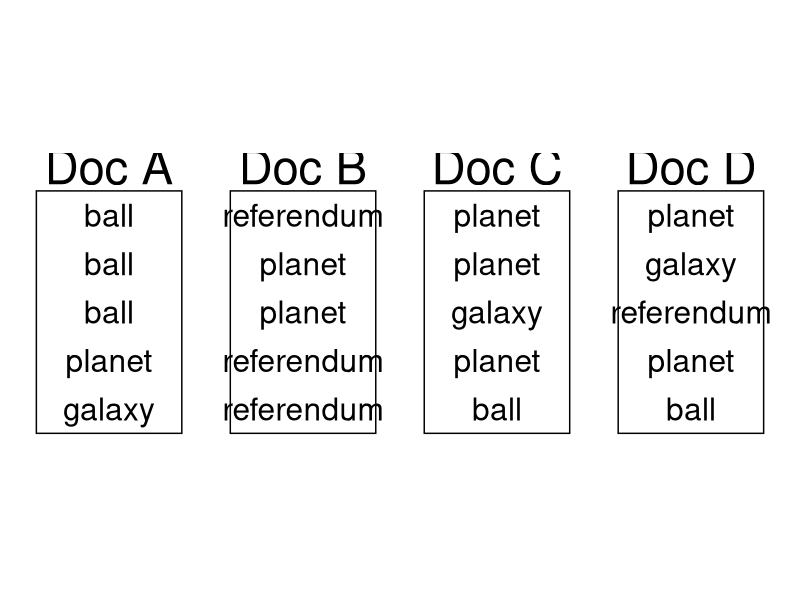
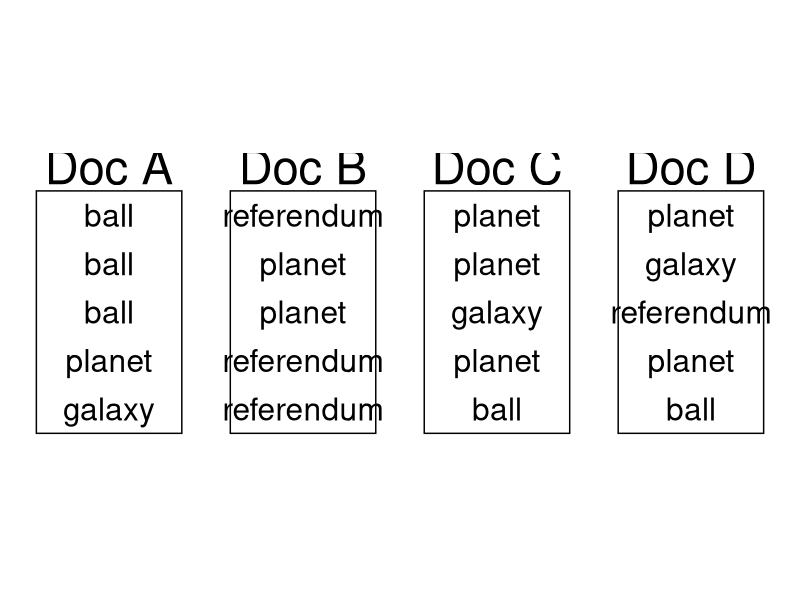
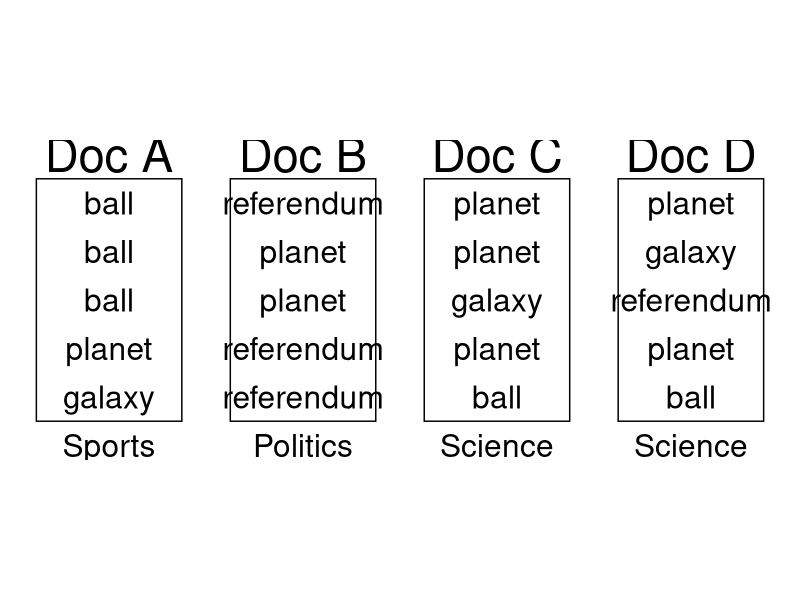
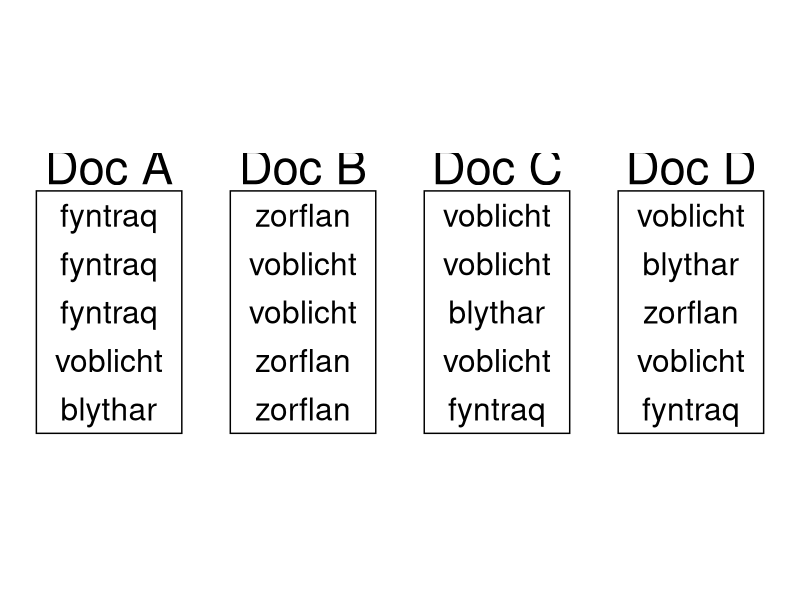
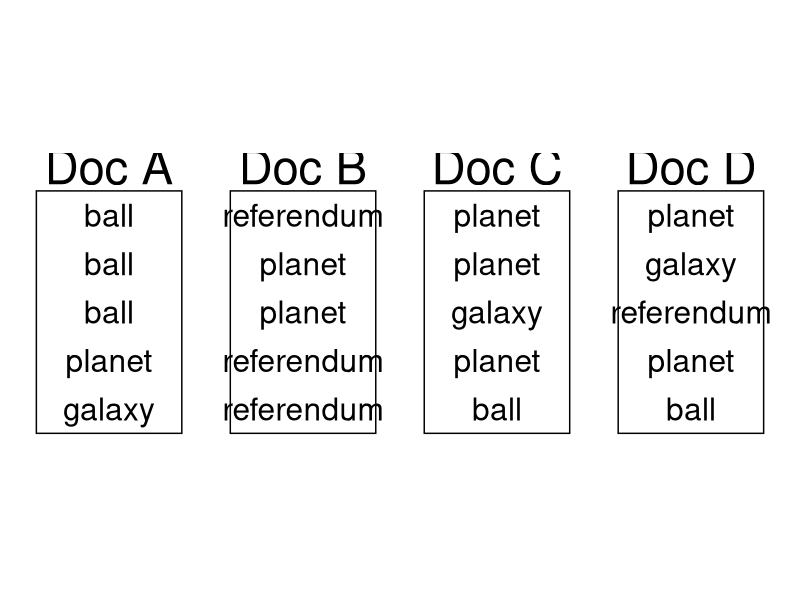
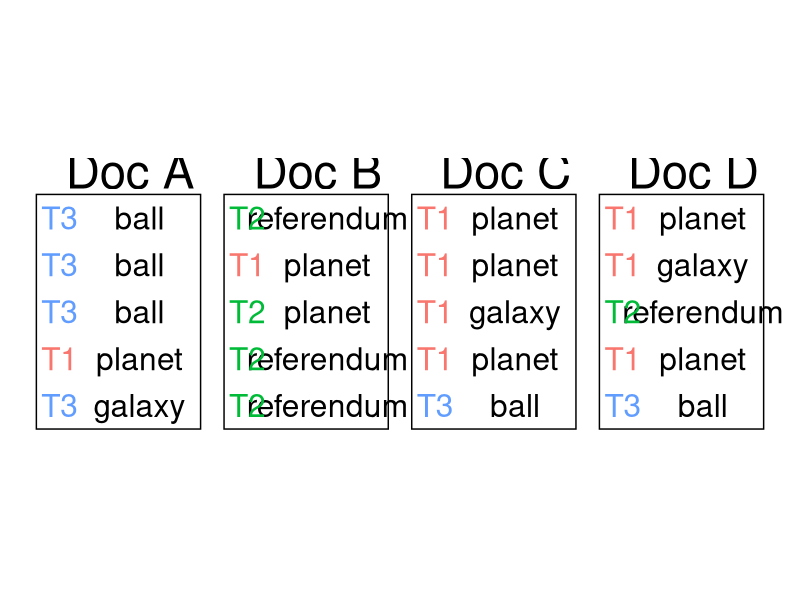
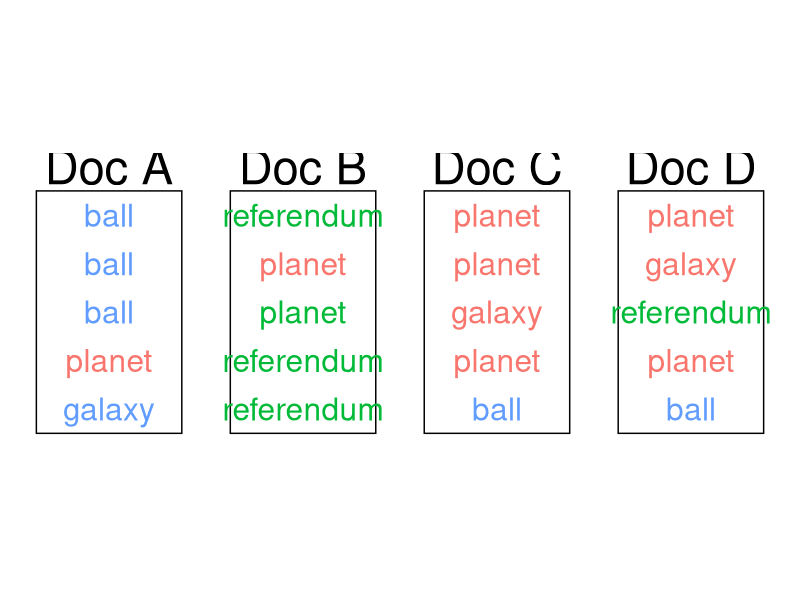
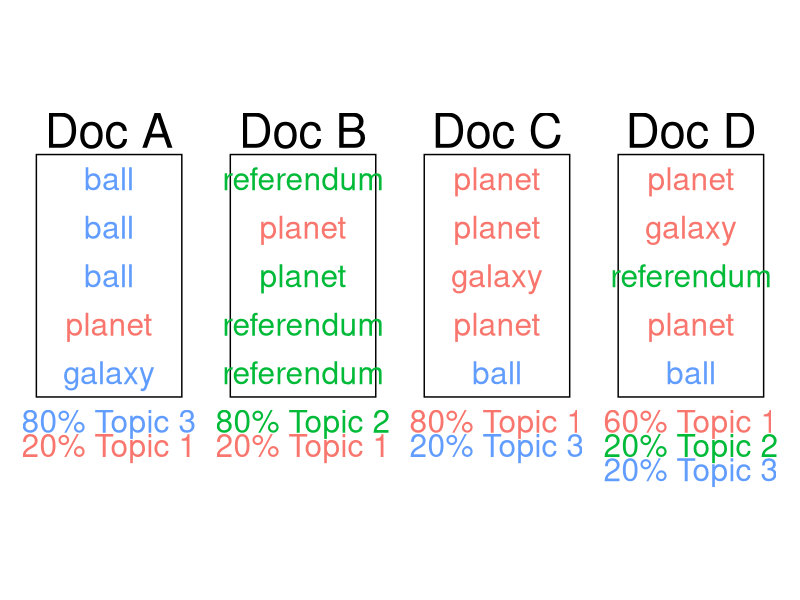

These charts were generated, in order, by the following R code:
## ---- chunk 1
library(tidyverse)
## ---- chunk 2
#| echo: false
# Data for rectangles

xmin <- c(1, 5, 9, 13)
xmax <- c(4, 8, 12, 16)
ymin <- c(1, 1, 1, 1)
ymax <- c(6, 6, 6, 6)

rectangles <- data.frame(
  xmin = xmin,
  xmax = xmax,
  ymin = ymin,
  ymax = ymax,
  group = c("Doc A", "Doc B", "Doc C", "Doc D"),
  group1 = c("Sports", "Politics", "Science", "Science"),
  group2 = c("80% Topic 3", "80% Topic 2", "80% Topic 1", "60% Topic 1"),
  topic2 = c("T3", "T2", "T1", "T1"),
  group3 = c("20% Topic 1", "20% Topic 1", "20% Topic 3", "20% Topic 2"),
  topic3 = c("T1", "T1", "T3", "T2"),
  group4 = c("", "", "", "20% Topic 3"),
  topic4 = c("T1", "T1", "T3", "T3")
)

#<span style="color:#f47c70">Topic 1</span> , <span style="color:#14bc44">Topic 2</span>, <span style="color:#689cfc">Topic 3</span>

# Data for words
words <- data.frame(
  group = rep(c("A", "B", "C", "D"), each = 5),
  x = rep((xmin + xmax)/2, each = 5),  # Center of each rectangle
  y = rep(seq(ymax[1] - 0.5, ymin[1] + 0.5, length.out = 5), 4),  # Adjust vertical positions for words
  word = rep(c("ball", "ball", "ball", "planet", "galaxy",
               "referendum", "planet", "planet", "referendum", "referendum",
               "planet", "planet", "galaxy", "planet", "ball",
               "planet", "galaxy", "referendum", "planet", "ball")),
  gibberish = rep(c("fyntraq", "fyntraq", "fyntraq", "voblicht", "blythar",
               "zorflan", "voblicht", "voblicht", "zorflan", "zorflan",
               "voblicht", "voblicht", "blythar", "voblicht", "fyntraq",
               "voblicht", "blythar", "zorflan", "voblicht", "fyntraq")),
  topic1 = c("T3", "T3", "T3", "T1", "T3",
              "T2", "T1", "T2", "T2", "T2",
              "T1", "T1", "T1", "T1", "T3",
              "T1", "T1", "T2", "T1", "T3"),
  words2 = c(rep("planet", 8),
             rep("referendum", 4),
             rep("ball", 5),
             rep("galaxy", 3)),
  topic2 = c(rep("T3", 2), "T2", rep("T3",5),
             rep("T2", 4),
             rep("T1", 5),
             "T1", rep("T3", 2)),
  x2 = rep((xmin + xmax)/2, c(8, 4, 5, 3)),  # Center of each rectangle
  y2 = c(seq(ymax[1] - 0.5, ymin[1] + 0.5, length.out = 8),
         seq(ymax[1] - 0.5, ymin[1] + 0.5, length.out = 4),
         seq(ymax[1] - 0.5, ymin[1] + 0.5, length.out = 5),
         seq(ymax[1] - 0.5, ymin[1] + 0.5, length.out = 3)),
  topic3 = c("T3", "T1", "T1", "T3", "T3",
             "T2", "T3", "T3", "T2", "T3",
             "T3", "T1", "T3", "T2", "T2",
             "T3", "T1", "T2", "T3", "T1")
)

# Create the plot
ggplot() +
  geom_rect(data = rectangles, 
            aes(xmin = xmin, xmax = xmax, ymin = ymin, ymax = ymax),
            color = "black", fill = "white") +
  geom_text(data = words, aes(x = x, y = y, label = word), size = 8) +
  geom_text(data = rectangles, aes(x = (xmin + xmax) / 2, y = ymax + 0.5,
            label = group), size = 12) + 
  coord_fixed() +  
  theme_void() 
## ---- chunk 3
#| echo: false

ggplot() +
  geom_rect(data = rectangles, 
            aes(xmin = xmin, xmax = xmax, ymin = ymin, ymax = ymax),
            color = "black", fill = "white") +
  geom_text(data = words, aes(x = x, y = y, label = word), size = 8) +
  geom_text(data = rectangles, aes(x = (xmin + xmax) / 2, y = ymax + 0.5,
            label = group), size = 12) + 
  coord_fixed() +  
  theme_void() 
## ---- chunk 4
#| echo: false

ggplot() +
  geom_rect(data = rectangles, 
            aes(xmin = xmin, xmax = xmax, ymin = ymin, ymax = ymax),
            color = "black", fill = "white") +
  geom_text(data = words, aes(x = x, y = y, label = word), size = 8) +
  geom_text(data = rectangles, 
            aes(x = (xmin + xmax) / 2, 
                y = ymax + 0.5,
                label = group), size = 12) + 
  geom_text(data = rectangles, 
            aes(x = (xmin + xmax) / 2, 
                y = ymin - 0.5,
                label = group1), size = 8)  + 
  coord_fixed() +  
  theme_void()
## ---- chunk 5
#| echo: false

ggplot() +
  geom_rect(data = rectangles, 
            aes(xmin = xmin, xmax = xmax, ymin = ymin, ymax = ymax),
            color = "black", fill = "white") +
  geom_text(data = words, 
            aes(x = x, y = y, 
                label = gibberish), size = 8) +
  geom_text(data = rectangles, 
            aes(x = (xmin + xmax) / 2, 
                y = ymax + 0.5,
                label = group), size = 12) + 
  coord_fixed() +  
  theme_void()
## ---- chunk 6
#| echo: false

ggplot() +
  geom_rect(data = rectangles, 
            aes(xmin = xmin, xmax = xmax, 
                ymin = ymin, ymax = ymax),
            color = "black", fill = "white") +
  geom_text(data = words, 
            aes(x = x, y = y, 
                label = word), size = 8) +
  geom_text(data = rectangles, 
            aes(x = (xmin + xmax) / 2, 
                y = ymax + 0.5,
                label = group), size = 12) + 
  coord_fixed() +  
  theme_void()  
## ---- chunk 7
#| echo: false

ggplot() +
  geom_rect(data = rectangles, 
            aes(xmin = xmin-.5, xmax = xmax, 
                ymin = ymin, ymax = ymax),
            color = "black", fill = "white") +
  geom_text(data = words, 
            aes(x = x + .2, y = y, 
                label = word), size = 8) +
  geom_text(data = words, 
            aes(x = x - 1.5, y = y, 
                label = topic1, color = topic1), size = 8) +
  geom_text(data = rectangles, 
            aes(x = (xmin + xmax) / 2, 
                y = ymax + 0.5,
                label = group), size = 12) + 
  coord_fixed() +  
  theme_void() + 
  theme(legend.position = "none")
## ---- chunk 8
#| echo: false

ggplot() +
  geom_rect(data = rectangles, 
            aes(xmin = xmin, xmax = xmax, 
                ymin = ymin, ymax = ymax),
            color = "black", fill = "white") +
  geom_text(data = words, 
            aes(x = x, y = y, 
                label = word, color = topic1), size = 8) +
  geom_text(data = rectangles, 
            aes(x = (xmin + xmax) / 2, 
                y = ymax + 0.5,
                label = group), size = 12) + 
  coord_fixed() +  
  theme_void() + 
  theme(legend.position = "none")
## ---- chunk 9
#| echo: false

ggplot() +
  geom_rect(data = rectangles, 
            aes(xmin = xmin, xmax = xmax, 
                ymin = ymin, ymax = ymax),
            color = "black", fill = "white") +
  geom_text(data = words, 
            aes(x = x, y = y, 
                label = word, color = topic1), size = 8) +
  geom_text(data = rectangles, 
            aes(x = (xmin + xmax) / 2, 
                y = ymax + 0.5,
                label = group), size = 12) +
  geom_text(data = rectangles,
            aes(x = (xmin + xmax) / 2,
                y = ymin - 0.5,
                label = group2,
                color = topic2), size = 8) + 
  geom_text(data = rectangles,
            aes(x = (xmin + xmax) / 2,
                y = ymin - 1,
                label = group3,
                color = topic3), size = 8) + 
  geom_text(data = rectangles,
            aes(x = (xmin + xmax) / 2,
                y = ymin - 1.5,
                label = group4,
                color = topic4), size = 8) + 
  coord_fixed() +  
  theme_void() + 
  theme(legend.position = "none")
## ---- chunk 10
#| echo: false

ggplot() +
  geom_text(data = words, 
            aes(x = x2, y = y2, 
                label = words2, color = topic2), size = 8) +
  coord_fixed() +  
  theme_void() + 
  theme(legend.position = "none")
## ---- chunk 11
#| echo: false

ggplot() +
  geom_text(data = words, 
            aes(x = x2, y = y2, 
                label = words2, color = topic2), size = 8) +
  coord_fixed() +  
  theme_void() + 
  theme(legend.position = "none")
## ---- chunk 12
#| echo: false

ggplot() +
  geom_rect(data = rectangles, 
            aes(xmin = xmin, xmax = xmax, 
                ymin = ymin, ymax = ymax),
            color = "black", fill = "white") +
  geom_text(data = words, 
            aes(x = x, y = y, 
                label = word, color = topic3), size = 8) +
  geom_text(data = rectangles, 
            aes(x = (xmin + xmax) / 2, 
                y = ymax + 0.5,
                label = group), size = 12) + 
  geom_text(data = words,
            aes(x = x[1], y = y[1]), 
            label = "ball", color = "black", size = 8) +
  coord_fixed() +  
  theme_void() + 
  theme(legend.position = "none")
## ---- chunk 13
#| echo: false

ggplot() +
  geom_rect(data = rectangles, 
            aes(xmin = xmin, xmax = xmax, 
                ymin = ymin, ymax = ymax),
            color = "black", fill = "white") +
  geom_text(data = words, 
            aes(x = x, y = y, 
                label = word, color = topic3), size = 8) +
  geom_text(data = rectangles, 
            aes(x = (xmin + xmax) / 2, 
                y = ymax + 0.5,
                label = group), size = 12) + 
  geom_text(data = words,
            aes(x = x[1], y = y[1]), 
            label = "ball", color = "black", size = 8) +
  coord_fixed() +  
  theme_void() + 
  theme(legend.position = "none")
## ---- chunk 14
#| echo: false

ggplot() +
  geom_rect(data = rectangles, 
            aes(xmin = xmin, xmax = xmax, 
                ymin = ymin, ymax = ymax),
            color = "black", fill = "white") +
  geom_text(data = words[c(1:3,15,20),], 
            aes(x = x, y = y, 
                label = word, color = topic3), size = 8) +
  geom_text(data = words,
            aes(x = x[1], y = y[1]), 
            label = "ball", color = "black", size = 8) +  
  geom_text(data = rectangles, 
            aes(x = (xmin + xmax) / 2, 
                y = ymax + 0.5,
                label = group), size = 12) + 
  coord_fixed() +  
  theme_void() + 
  theme(legend.position = "none")
## ---- chunk 15
#| echo: false

ggplot() +
  geom_rect(data = rectangles, 
            aes(xmin = xmin, xmax = xmax, 
                ymin = ymin, ymax = ymax),
            color = "black", fill = "white") +
  geom_text(data = words, 
            aes(x = x, y = y, 
                label = word, color = topic3), size = 8) +
  geom_text(data = rectangles, 
            aes(x = (xmin + xmax) / 2, 
                y = ymax + 0.5,
                label = group), size = 12) + 
  geom_text(data = words,
            aes(x = x[1], y = y[1]), 
            label = "ball", color = "#f47c70", size = 8) +
    geom_text(data = words,
            aes(x = x[2], y = y[2]), 
            label = "ball", color = "black", size = 8) +
  coord_fixed() +  
  theme_void() + 
  theme(legend.position = "none")
